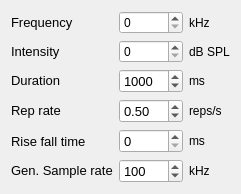
          <widget class="QWidget" name="page">
           <layout class="QVBoxLayout" name="verticalLayout_6">
            <item>
             <layout class="QGridLayout" name="gridLayout_5">
              <item row="0" column="2">
               <widget class="QLabel" name="label_5">
                <property name="text">
                 <string>kHz</string>
                </property>
               </widget>
              </item>
              <item row="3" column="1">
               <widget class="QDoubleSpinBox" name="reprate_spnbx_2">
                <property name="font">
                 <font>
                  <pointsize>10</pointsize>
                 </font>
                </property>
                <property name="minimum">
                 <double>0.100000000000000</double>
                </property>
                <property name="maximum">
                 <double>10.000000000000000</double>
                </property>
                <property name="value">
                 <double>0.500000000000000</double>
                </property>
               </widget>
              </item>
              <item row="0" column="1">
               <widget class="QSpinBox" name="spinBox"/>
              </item>
              <item row="0" column="0">
               <widget class="QLabel" name="label_41">
                <property name="sizePolicy">
                 <sizepolicy hsizetype="Fixed" vsizetype="Preferred">
                  <horstretch>0</horstretch>
                  <verstretch>0</verstretch>
                 </sizepolicy>
                </property>
                <property name="font">
                 <font>
                  <pointsize>10</pointsize>
                 </font>
                </property>
                <property name="text">
                 <string>Frequency</string>
                </property>
               </widget>
              </item>
              <item row="4" column="0">
               <widget class="QLabel" name="label_40">
                <property name="font">
                 <font>
                  <pointsize>10</pointsize>
                 </font>
                </property>
                <property name="text">
                 <string>Rise fall time</string>
                </property>
               </widget>
              </item>
              <item row="5" column="2">
               <widget class="QLabel" name="label_38">
                <property name="sizePolicy">
                 <sizepolicy hsizetype="Fixed" vsizetype="Fixed">
                  <horstretch>0</horstretch>
                  <verstretch>0</verstretch>
                 </sizepolicy>
                </property>
                <property name="text">
                 <string>kHz</string>
                </property>
               </widget>
              </item>
              <item row="5" column="1">
               <widget class="QSpinBox" name="aosr_spnbx_2">
                <property name="font">
                 <font>
                  <pointsize>10</pointsize>
                 </font>
                </property>
                <property name="minimum">
                 <number>10</number>
                </property>
                <property name="maximum">
                 <number>1000</number>
                </property>
                <property name="singleStep">
                 <number>10</number>
                </property>
                <property name="value">
                 <number>100</number>
                </property>
               </widget>
              </item>
              <item row="5" column="0">
               <widget class="QLabel" name="label_37">
                <property name="sizePolicy">
                 <sizepolicy hsizetype="Fixed" vsizetype="Fixed">
                  <horstretch>0</horstretch>
                  <verstretch>0</verstretch>
                 </sizepolicy>
                </property>
                <property name="font">
                 <font>
                  <pointsize>10</pointsize>
                 </font>
                </property>
                <property name="text">
                 <string>Gen. Sample rate</string>
                </property>
               </widget>
              </item>
              <item row="4" column="2">
               <widget class="QLabel" name="label_34">
                <property name="sizePolicy">
                 <sizepolicy hsizetype="Fixed" vsizetype="Fixed">
                  <horstretch>0</horstretch>
                  <verstretch>0</verstretch>
                 </sizepolicy>
                </property>
                <property name="text">
                 <string>ms</string>
                </property>
               </widget>
              </item>
              <item row="4" column="1">
               <widget class="QSpinBox" name="risefall_spnbx_3">
                <property name="font">
                 <font>
                  <pointsize>10</pointsize>
                 </font>
                </property>
                <property name="maximum">
                 <number>100</number>
                </property>
               </widget>
              </item>
              <item row="2" column="0">
               <widget class="QLabel" name="label_32">
                <property name="sizePolicy">
                 <sizepolicy hsizetype="Preferred" vsizetype="Fixed">
                  <horstretch>0</horstretch>
                  <verstretch>0</verstretch>
                 </sizepolicy>
                </property>
                <property name="font">
                 <font>
                  <pointsize>10</pointsize>
                 </font>
                </property>
                <property name="text">
                 <string>Duration</string>
                </property>
               </widget>
              </item>
              <item row="3" column="0">
               <widget class="QLabel" name="label_35">
                <property name="sizePolicy">
                 <sizepolicy hsizetype="Fixed" vsizetype="Fixed">
                  <horstretch>0</horstretch>
                  <verstretch>0</verstretch>
                 </sizepolicy>
                </property>
                <property name="font">
                 <font>
                  <pointsize>10</pointsize>
                 </font>
                </property>
                <property name="text">
                 <string>Rep rate</string>
                </property>
               </widget>
              </item>
              <item row="2" column="1">
               <widget class="QSpinBox" name="dur_spnbx_3">
                <property name="font">
                 <font>
                  <pointsize>10</pointsize>
                 </font>
                </property>
                <property name="minimum">
                 <number>100</number>
                </property>
                <property name="maximum">
                 <number>50000</number>
                </property>
                <property name="singleStep">
                 <number>100</number>
                </property>
                <property name="value">
                 <number>1000</number>
                </property>
               </widget>
              </item>
              <item row="2" column="2">
               <widget class="QLabel" name="label_33">
                <property name="sizePolicy">
                 <sizepolicy hsizetype="Preferred" vsizetype="Fixed">
                  <horstretch>0</horstretch>
                  <verstretch>0</verstretch>
                 </sizepolicy>
                </property>
                <property name="text">
                 <string>ms</string>
                </property>
               </widget>
              </item>
              <item row="3" column="2">
               <widget class="QLabel" name="label_36">
                <property name="sizePolicy">
                 <sizepolicy hsizetype="Fixed" vsizetype="Fixed">
                  <horstretch>0</horstretch>
                  <verstretch>0</verstretch>
                 </sizepolicy>
                </property>
                <property name="text">
                 <string>reps/s</string>
                </property>
               </widget>
              </item>
              <item row="1" column="0">
               <widget class="QLabel" name="label_42">
                <property name="font">
                 <font>
                  <pointsize>10</pointsize>
                 </font>
                </property>
                <property name="text">
                 <string>Intensity</string>
                </property>
               </widget>
              </item>
              <item row="1" column="1">
               <widget class="QSpinBox" name="spinBox_2"/>
              </item>
              <item row="1" column="2">
               <widget class="QLabel" name="label_6">
                <property name="text">
                 <string>dB SPL</string>
                </property>
               </widget>
              </item>
             </layout>
            </item>
           </layout>
          </widget>
